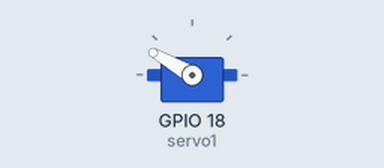
The program below on a simulated Raspberry Pi (BCM pin numbers). On the bench: servo. Servo angles are drawn from the pulse width (0.5 ms = 0°, 2.5 ms = 180°).

Above: at 0.05 s.
Timing chart, 0 to 3.0 s (numbered marks = the images above):
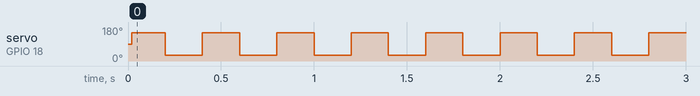

The program:

servo_prueba_2.py
```python
from gpiozero import AngularServo
import time
from gpiozero.pins.pigpio import PiGPIOFactory
factory = PiGPIOFactory()

servo1 = AngularServo(18, pin_factory=factory,min_angle=-90,max_angle=90, min_pulse_width=0.0005,max_pulse_width=0.0025)

while True:
    servo1.angle=60
    time.sleep(0.2)
    servo1.angle=-60
    time.sleep(0.2)
```

Measured:
- by itself, servo on GPIO 18 (servo1): alternates 150° for 0.20 s and 30° for 0.20 s
